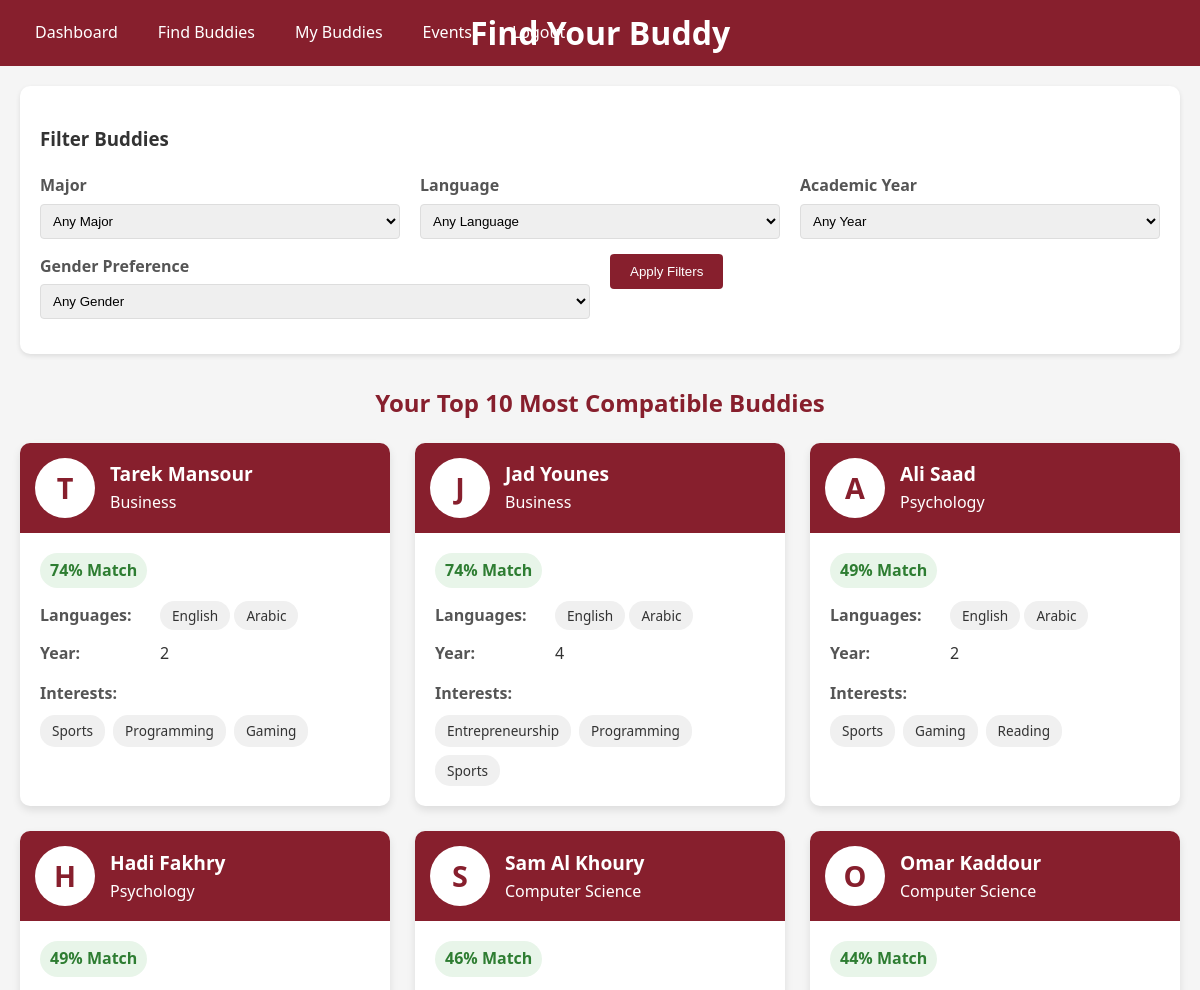
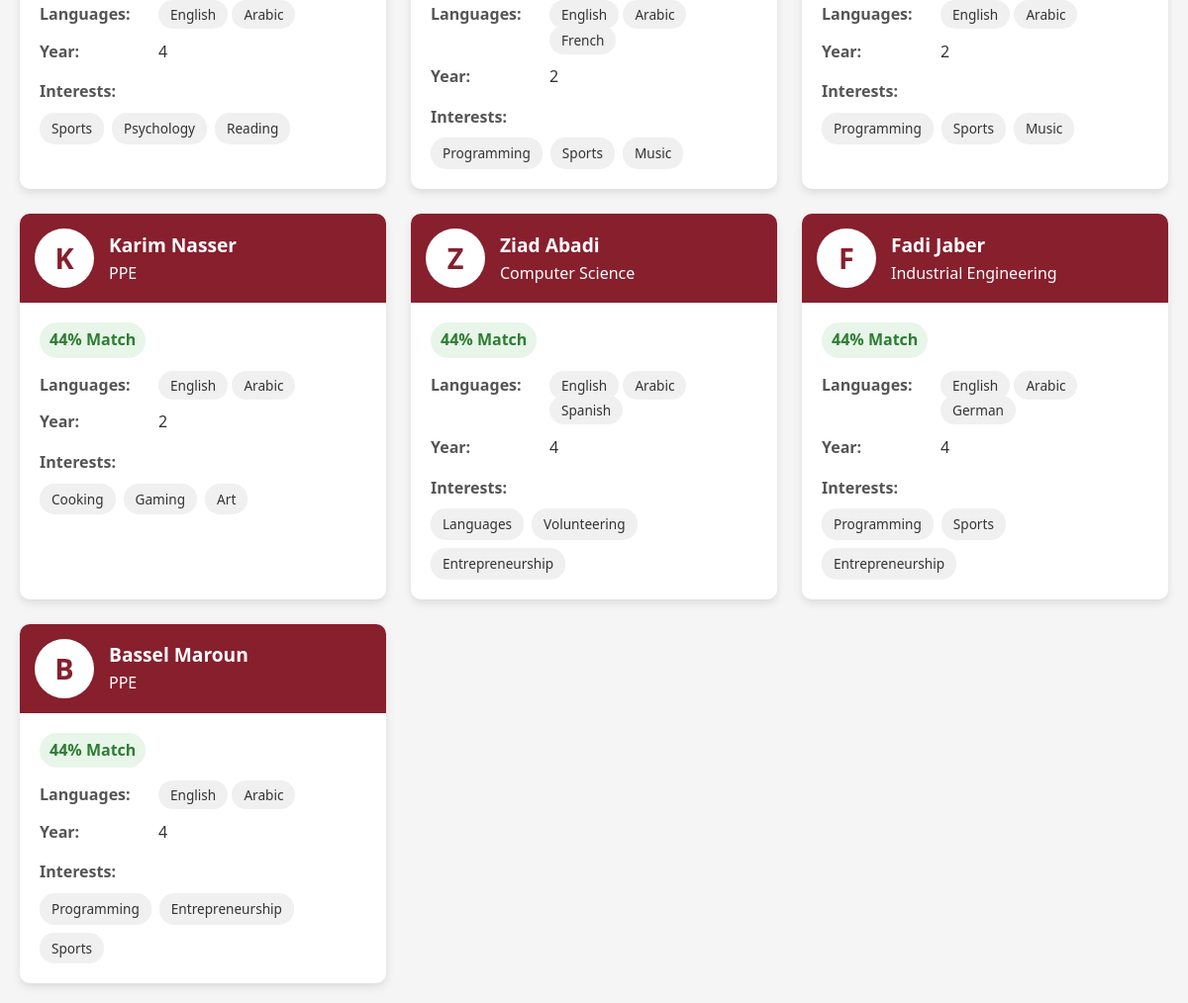
/potential-matches (signed in), run on an earlier commit of the app's database (2 pictures, top to bottom).
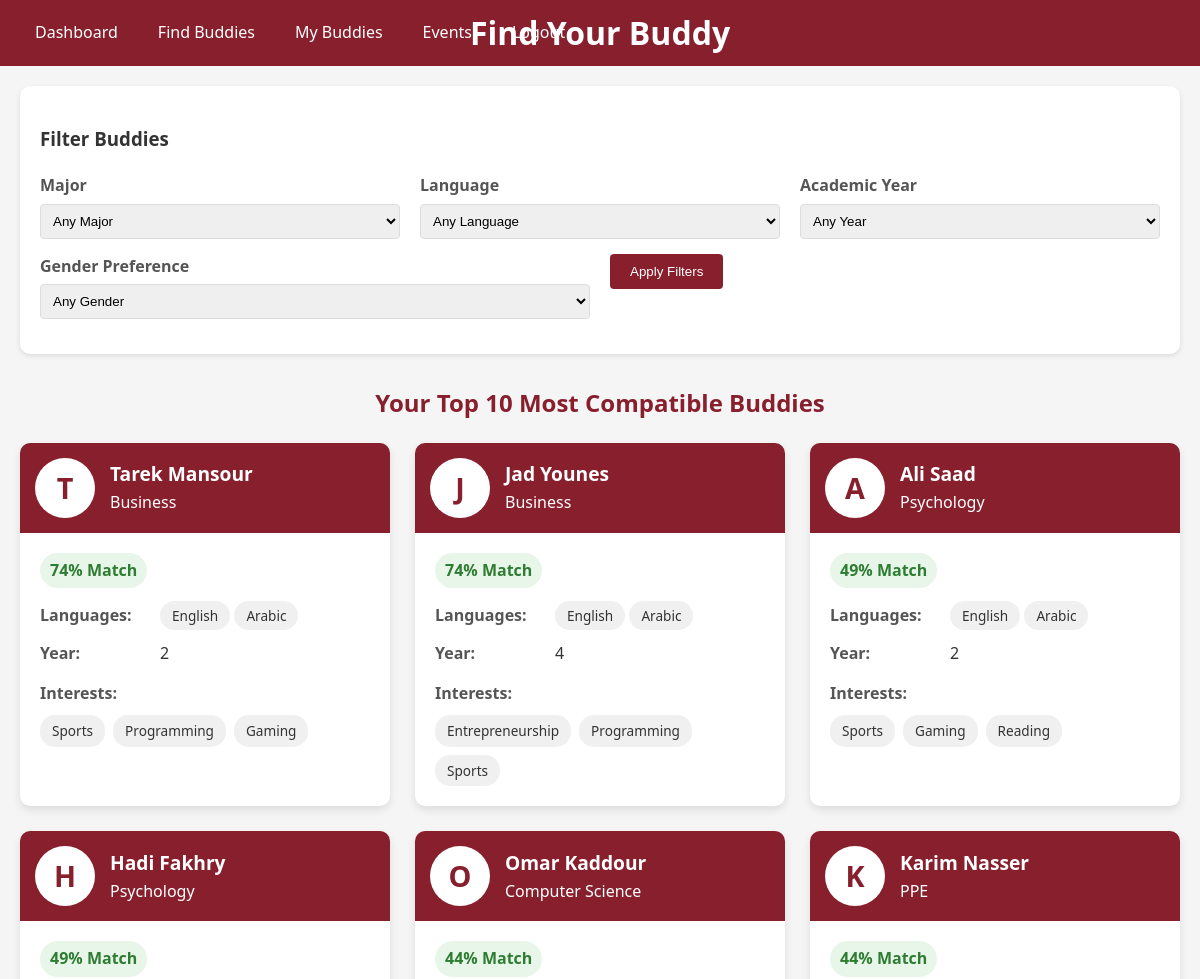
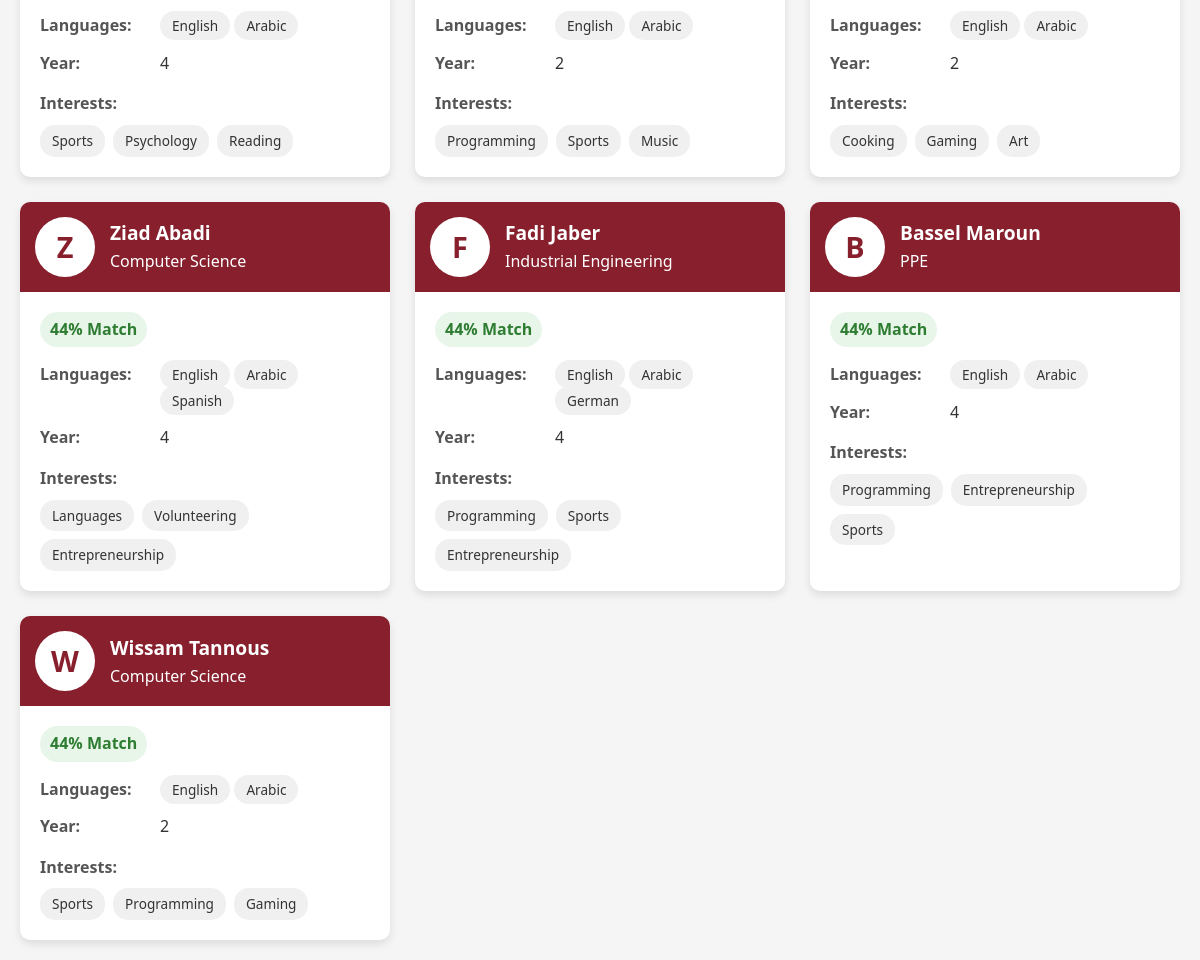
And on a later commit of the database (2 pictures, top to bottom).
### tables this page shows
CREATE TABLE user_details (
            user_id INTEGER PRIMARY KEY,
            student_id_number TEXT UNIQUE,
            age INTEGER,
            gender TEXT,
            interests TEXT,
            nationality TEXT,
            major TEXT,
            academic_year INTEGER CHECK(academic_year BETWEEN 1 AND 5),
            languages TEXT,
            bio TEXT,
            phone_number TEXT,
            is_international BOOLEAN DEFAULT FALSE,
            FOREIGN KEY (user_id) REFERENCES users(id) ON DELETE CASCADE
        );

CREATE TABLE users (
            id INTEGER PRIMARY KEY AUTOINCREMENT,
            username TEXT UNIQUE,
            password_hash TEXT,
            email TEXT UNIQUE,
            full_name TEXT,
            role TEXT CHECK(role IN ('student', 'buddy')),
            is_approved BOOLEAN DEFAULT FALSE,
            created_at TIMESTAMP DEFAULT CURRENT_TIMESTAMP
        );

### app.py (the view)
@app.route("/potential-matches")
def view_potential_matches():
    if "user_id" not in session or session["role"] != "student":
        flash("Please login as a student to view matches", "warning")
        return redirect(url_for("login"))
    conn = get_db_connection()
    try:
        major_filter = request.args.get("major", "")
        language_filter = request.args.get("language", "")
        year_filter = request.args.get("year", "")
        gender_filter = request.args.get("gender", "")
        matches = get_potential_buddies(
            session["user_id"],
            major_filter=major_filter if major_filter else None,
            language_filter=language_filter if language_filter else None,
            year_filter=year_filter if year_filter else None,
            gender_filter=gender_filter if gender_filter else None,
        )
        return render_template(
            "potential_matches.html", matches=matches, full_name=session["full_name"]
        )
    finally:
        conn.close()

### app.py (called while the page is built)
def get_db_connection():
    conn = sqlite3.connect("buddy_system.db")
    conn.row_factory = sqlite3.Row
    return conn

### templates/potential_matches.html (shortened to what this page needs)
<!DOCTYPE html>
<html lang="en">
<head>
    <link href="{{ url_for('static', filename='background.css') }}" rel="stylesheet">
</head>
<body>
    <div class="header-navbar">
        <div class="navbar">
            <a href="{{ url_for('student_dashboard') }}">Dashboard</a>
            <a href="{{ url_for('view_potential_matches') }}">Find Buddies</a>
            <a href="#">My Buddies</a>
            <a href="#">Events</a>
            <a href="{{ url_for('logout') }}">Logout</a>
        </div>
        <h1 class="header-title">Find Your Buddy</h1>
    </div>
    <div class="matching-container">
        <div class="filter-container">
            <h3>Filter Buddies</h3>
            <form method="GET" action="{{ url_for('view_potential_matches') }}">
                <div class="filter-row">
                    <div class="filter-group">
                        <label for="major">Major</label>
                        <select id="major" name="major">
                            <option value="">Any Major</option>
                        </select>
                    </div>
                    <div class="filter-group">
                        <label for="language">Language</label>
                        <select id="language" name="language">
                            <option value="">Any Language</option>
                        </select>
                    </div>
                    <div class="filter-group">
                        <label for="year">Academic Year</label>
                        <select id="year" name="year">
                            <option value="">Any Year</option>
                        </select>
                    </div>
                </div>
                <div class="filter-row">
                    <div class="filter-group">
                        <label for="gender">Gender Preference</label>
                        <select id="gender" name="gender">
                            <option value="">Any Gender</option>
                        </select>
                    </div>
                    <div class="filter-group">
                        <button type="submit" class="apply-filters">Apply Filters</button>
                    </div>
                </div>
            </form>
        </div>
        {% if matches %}
        <div class="top-buddies-header">Your Top 10 Most Compatible Buddies</div>
        <div class="buddies-grid">
            {% for match in matches[:10] %}
            <div class="buddy-card"
                onclick="window.location.href='{{ url_for('buddy_details', buddy_id=match.buddy_id) }}'">
                <div class="buddy-header">
                    <div class="buddy-avatar">{{ match.name[0] }}</div>
                    <div>
                        <div class="buddy-name">{{ match.name }}</div>
                        <div>{{ match.major }}</div>
                    </div>
                </div>
                <div class="buddy-details">
                    <div class="compatibility-score">{{ match.score }}% Match</div>
                    <div class="detail-row">
                        <div class="detail-label">Languages:</div>
                        <div class="detail-value">
                            {% for language in match.languages.split(',') %}
                            <span class="interest-tag">{{ language }}</span>
                            {% endfor %}
                        </div>
                    </div>
                    <div class="detail-row">
                        <div class="detail-label">Year:</div>
                        <div class="detail-value">{{ match.academic_year }}</div>
                    </div>
                    <div class="interests-container">
                        <div class="detail-label">Interests:</div>
                        <div class="interests-list">
                            {% for interest in match.interests.split(',') %}
                            <span class="interest-tag">{{ interest }}</span>
                            {% endfor %}
                        </div>
                    </div>
                </div>
            </div>
            {% endfor %}
        </div>
        {% else %}
        <div class="no-buddies">
            <h3>No potential buddies found</h3>
            <p>Try adjusting your filters or check back later.</p>
            <a href="{{ url_for('view_potential_matches') }}" class="btn">Reset Filters</a>
        </div>
        {% endif %}
    </div>
</body>
</html>

### static/background.css (style rules this page uses)
:root { --aub-maroon: #871f2d; --aub-maroon-dark: #5e1520; --aub-maroon-light: #a02838; --aub-gold: #c9a467; --aub-gray: #f5f5f5; --aub-gray-dark: #333333; --aub-white: #ffffff; }
body { font-family: 'Segoe UI', Tahoma, Geneva, Verdana, sans-serif; margin: 0; padding: 0; background-color: var(--aub-gray); color: var(--aub-gray-dark); line-height: 1.6; }
.header-navbar { background-color: var(--aub-maroon); color: var(--aub-white); display: flex; justify-content: space-between; align-items: center; padding: 10px 20px; }
.header-title { position: absolute; left: 50%; transform: translateX(-50%); }
.navbar { display: flex; gap: 10px; }
.navbar a { color: var(--aub-white); text-decoration: none; padding: 10px 15px; display: inline-block; }

### templates/potential_matches.html (style rules this page uses)
.matching-container { max-width: 1200px; margin: 0 auto; padding: 20px; }
.buddies-grid { display: grid; grid-template-columns: repeat(auto-fill, minmax(300px, 1fr)); gap: 25px; margin-top: 20px; }
.buddy-card { background-color: white; border-radius: 10px; box-shadow: 0 4px 8px rgba(0, 0, 0, 0.1); overflow: hidden; transition: transform 0.3s ease; cursor: pointer; }
.buddy-header { background-color: #871f2d; color: white; padding: 15px; display: flex; align-items: center; }
.buddy-avatar { width: 60px; height: 60px; border-radius: 50%; background-color: white; color: #871f2d; display: flex; align-items: center; justify-content: center; font-size: 1.8em; font-weight: bold; margin-right: 15px; }
.buddy-name { font-size: 1.2em; font-weight: bold; }
.buddy-details { padding: 20px; }
.detail-row { display: flex; margin-bottom: 12px; }
.detail-label { font-weight: bold; min-width: 120px; color: #555; }
.detail-value { flex: 1; }
.compatibility-score { display: inline-block; padding: 5px 10px; background-color: #e8f5e9; color: #2e7d32; border-radius: 20px; font-weight: bold; margin-bottom: 15px; }
.interests-container { margin-top: 15px; }
.interests-list { display: flex; flex-wrap: wrap; gap: 8px; margin-top: 8px; }
.interest-tag { background-color: #f0f0f0; padding: 5px 12px; border-radius: 15px; font-size: 0.85em; }
.filter-container { background-color: white; padding: 20px; border-radius: 10px; box-shadow: 0 2px 5px rgba(0, 0, 0, 0.1); margin-bottom: 30px; }
.filter-row { display: flex; gap: 20px; margin-bottom: 15px; }
.filter-group { flex: 1; }
.filter-group label { display: block; margin-bottom: 5px; font-weight: bold; color: #555; }
.filter-group select { width: 100%; padding: 8px; border: 1px solid #ddd; border-radius: 4px; }
.apply-filters { background-color: #871f2d; color: white; border: none; padding: 10px 20px; border-radius: 4px; cursor: pointer; }
.top-buddies-header { text-align: center; margin: 20px 0; font-size: 1.5em; color: #871f2d; font-weight: bold; }

What changed in the data, as far as the page shows it:
removed user_details: full_name "S", name "Sam Al Khoury", major "Computer Science", score "46", language "English" "Arabic" "French", academic_year "2", interest "Programming" "Sports" "Music"
now on this page (row unchanged): user_details: full_name "W", name "Wissam Tannous", major "Computer Science", score "44", language "English" "Arabic", academic_year "2", interest "Sports" "Programming" "Gaming"
